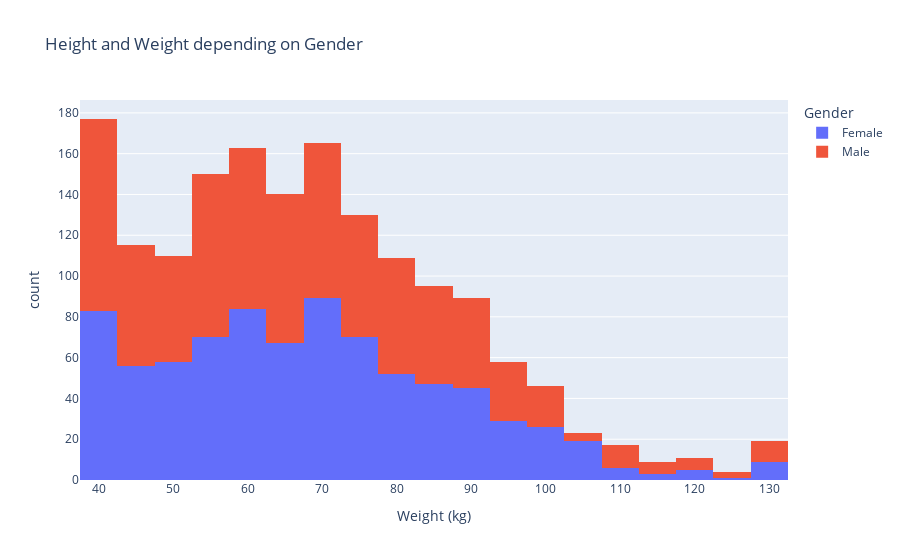

Notebook source saved alongside this figure:
### Code cell
fig = px.histogram(df, x="Weight (kg)", color="Gender", title="Height and Weight depending on Gender")
fig.show()

### Figure 1 — Plotly figure (JSON) as saved in the notebook; plotly's stock layout.template omitted (floating-point values rounded to 4 significant figures; data arrays with more than 128 entries replaced by an {"elided": "..."} marker saying what was removed)
{"data": [{"alignmentgroup": "True", "bingroup": "x", "hovertemplate": "Gender=Female<br>Weight (kg)=%{x}<br>count=%{y}<extra></extra>", "legendgroup": "Female", "marker": {"color": "#636efa", "pattern": {"shape": ""}}, "name": "Female", "offsetgroup": "Female", "orientation": "v", "showlegend": true, "type": "histogram", "x": {"elided": "819 float values"}, "xaxis": "x", "yaxis": "y"}, {"alignmentgroup": "True", "bingroup": "x", "hovertemplate": "Gender=Male<br>Weight (kg)=%{x}<br>count=%{y}<extra></extra>", "legendgroup": "Male", "marker": {"color": "#EF553B", "pattern": {"shape": ""}}, "name": "Male", "offsetgroup": "Male", "orientation": "v", "showlegend": true, "type": "histogram", "x": {"elided": "811 float values"}, "xaxis": "x", "yaxis": "y"}], "layout": {"autosize": true, "barmode": "relative", "legend": {"title": {"text": "Gender"}, "tracegroupgap": 0}, "title": {"text": "Height and Weight depending on Gender"}, "xaxis": {"anchor": "y", "autorange": true, "domain": [0, 1], "range": [37.5, 132.5], "title": {"text": "Weight (kg)"}, "type": "linear"}, "yaxis": {"anchor": "x", "autorange": true, "domain": [0, 1], "range": [0, 186.3], "title": {"text": "count"}}}}
